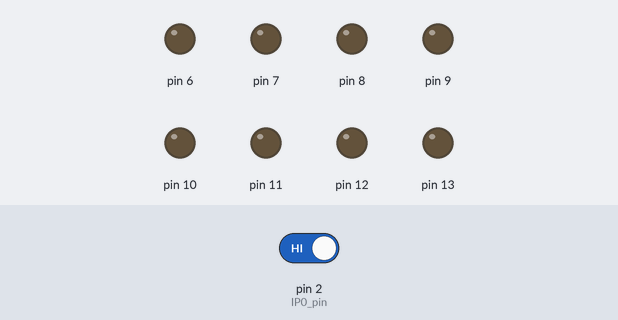
Recording of a sketch running on a simulated Arduino Uno, built with avr-gcc and run on an emulated ATmega328P. Shown: output pins drawn as LEDs (lit = HIGH). The inputs (shaded band) are chosen by the test bench; at power-on: pin 2 (IP0_pin) HIGH.

Above: at 1.2 s.
1.3 s: pin 2 (IP0_pin) driven LOW
At 1.35 s:
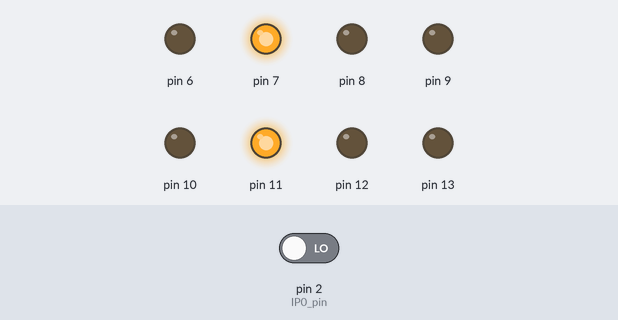
Timing chart, 0 to 4.3 s (numbered marks = the images above; inputs shaded):
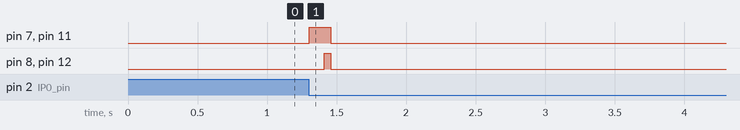

The sketch:

Aztec_Bird4vf.ino
```cpp
#define _BV(bit) (1 << (bit))
#define SINE_LENGTH 365
#define SUB_STEP_LENGTH 2
#define MIN -1
//365
int sine[SINE_LENGTH+1] = {0,0,0,0,0,0,0,0,0,0,0,0,0,0,0,0,0,0,0,0,0,0,0,0,0,0,0,0,0,0,0,0,0,0,0,0,0,0,0,0,0,0,0,0,0,0,0,0,0,0,0,0,0,0,0,0,1,1,1,2,2,3,4,5,5,6,7,9,10,11,12,14,15,16,18,20,21,23,25,27,29,31,
  33,35,37,39,42,44,46,49,51,54,56,59,62,64,67,70,73,76,78,81,84,87,90,93,96,99,102,105,108,111,115,118,121,124, 127,130,133,136,139,143,146,149,152,155,158,161,164,167,170,173,176,178,181,184,187,190,192,195,198,200,203,205,208,210,212,215,217,219,221,223,225,227,229,231,233,234,236,238,239,240,
  242,243,244,245,247,248,249,249,250,251,252,252,253,253,253,254,254,254,254,254,254,254,253,253,253,252,252,251,250,249,249,248,247,245,244,243,242,240,239,238,236,234,233,231,229,227,225,223,
  221,219,217,215,212,210,208,205,203,200,198,195,192,190,187,184,181,178,176,173,170,167,164,161,158,155,152,149,146,143,139,136,133,130,127,124,121,118,115,111,108,105,102,99,96,93,90,87,84,81,78,
  76,73,70,67,64,62,59,56,54,51,49,46,44,42,39,37,35,33,31,29,27,25,23,21,20,18,16,15,14,12,11,10,9,7,6,5,5,4,3,2,2,1,1,1,0,0,0,0,0,0,0,0,0,0,0,0,0,0,0,0,0,0,0,0,0,0,0,0,0,0,0,0,0,0,0,0,0,0,0,0,0,0,0,0,0,0,0,0,0,0,0,0,0,0,0,0,0,0,0,0,0,0,0};

int subSteps[SUB_STEP_LENGTH+1] = {5,5,5};
int subStepsTime[SUB_STEP_LENGTH+1] = {1000,1000,1000};

int subStepsCurrent = 0;//4
int ssTime = 0;

// Robus
int stepTime = 16;
int initDelay = 800;

int IP0_pin = 2;

int D0_pos = 0;
int D1_pos = 100;
int D2_pos = 200;
int D3_pos = 300;
int D4_pos = 0;
int D5_pos = 100;
int D6_pos = 200;
int D7_pos = 300;

int D0_step = 4;
int D1_step = 5;
int D2_step = 6;
int D3_step = 7;
int D4_step = 4;
int D5_step = 5;
int D6_step = 6;
int D7_step = 7;


int ss=0;
long crossTime;
boolean crossed=false;

void setup(){
  pinMode(IP0_pin, INPUT);
  pinMode(13, OUTPUT);
  pinMode(12, OUTPUT);
  pinMode(11, OUTPUT);
  pinMode(10, OUTPUT);
  pinMode(9, OUTPUT);
  pinMode(8, OUTPUT);
  pinMode(7, OUTPUT);
  pinMode(6, OUTPUT);

 PORTB |= _BV(5);//13
  // init delay
  crossTime = micros();
  while (micros() - crossTime < 2000){   }
 PORTB &= ~_BV(5);

}

void loop(){
    if (!digitalRead(IP0_pin)){
        if (!crossed){
          zeroCross();
          crossed = true;
        }
    } else {
       crossed = false;
    }
}

void zeroCross(){
// PORTB |= _BV(5);//13
  // init delay
  crossTime = micros();
  while (micros() - crossTime < initDelay){   }
// PORTB &= ~_BV(5);


// ONE PULSE DIVIDED INTO 255
  for (int i=0;i<256;i++){

     if (i==255-sine[D0_pos] || i==MIN){
    //    PORTB |= _BV(5);//13
     }
     if (i==255-sine[D1_pos] || i==MIN){
        PORTB |= _BV(4);//12
     }
     if (i==255-sine[D2_pos] || i==MIN){
        PORTB |= _BV(3);//11
     }
     if (i==255-sine[D3_pos] || i==MIN){
        PORTB |= _BV(2);//10
     }
     if (i==255-sine[D4_pos] || i==MIN){
        PORTB |= _BV(1);//9
     }
     if (i==255-sine[D5_pos] || i==MIN){
        PORTB |= _BV(0);//8
     }
     if (i==255-sine[D6_pos] || i==MIN){
        PORTD |= _BV(7);//7
     }
     if (i==255-sine[D7_pos] || i==MIN){
        PORTD |= _BV(6);//6
     }


     crossTime = micros();
     while (micros() - crossTime < stepTime){   }
  }
// END -ONE PULSE DIVIDED INTO 255


   // delay for on time
     crossTime = micros();
     while (micros() - crossTime < 100){   }


   // switch all off
   //PORTB &= ~_BV(5);//13
   PORTB &= ~_BV(4);//12
   PORTB &= ~_BV(3);//11
   PORTB &= ~_BV(2);//10
   PORTB &= ~_BV(1);//9
   PORTB &= ~_BV(0);//8
   PORTD &= ~_BV(7);//7
   PORTD &= ~_BV(6);//6


   ssTime++;
   if (ssTime==subStepsTime[subStepsCurrent]){
     ssTime=0;
     subStepsCurrent++;
     if (subStepsCurrent==SUB_STEP_LENGTH+1){
       subStepsCurrent=0;
     }
   }

   if (ss++>=subSteps[subStepsCurrent]){
       ss=0;
       D0_pos+=D0_step;
       D1_pos+=D1_step;
       D2_pos+=D2_step;
       D3_pos+=D3_step;
       D4_pos+=D4_step;
       D5_pos+=D5_step;
       D6_pos+=D6_step;
       D7_pos+=D7_step;
   }

   if (D0_pos>SINE_LENGTH) D0_pos=0;
   if (D1_pos>SINE_LENGTH) D1_pos=0;
   if (D2_pos>SINE_LENGTH) D2_pos=0;
   if (D3_pos>SINE_LENGTH) D3_pos=0;
   if (D4_pos>SINE_LENGTH) D4_pos=0;
   if (D5_pos>SINE_LENGTH) D5_pos=0;
   if (D6_pos>SINE_LENGTH) D6_pos=0;
   if (D7_pos>SINE_LENGTH) D7_pos=0;

}
```

Measured:
- after the input at 1.3 s, pin 7, pin 11: LOW → HIGH at once, → LOW 0.16 s later; pin 8, pin 12: LOW → HIGH after 0.11 s, → LOW 0.05 s later
